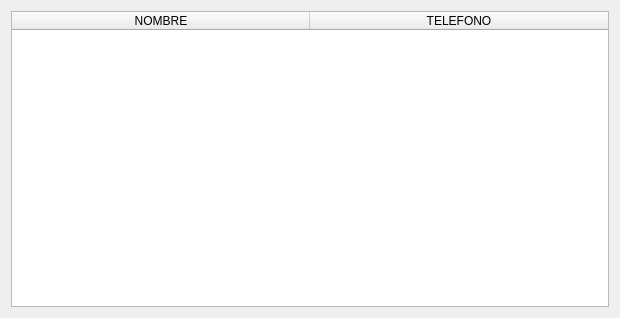
<?xml version="1.0" encoding="UTF-8"?>
<ui version="4.0">
 <class>Form</class>
 <widget class="QWidget" name="Form">
  <property name="geometry">
   <rect>
    <x>0</x>
    <y>0</y>
    <width>620</width>
    <height>318</height>
   </rect>
  </property>
  <property name="windowTitle">
   <string>Form</string>
  </property>
  <layout class="QGridLayout" name="gridLayout_2">
   <item row="1" column="1">
    <layout class="QGridLayout" name="gridLayout">
     <item row="0" column="0">
      <widget class="QTableWidget" name="Table_Clientes_encontrados">
       <attribute name="horizontalHeaderDefaultSectionSize">
        <number>298</number>
       </attribute>
       <column>
        <property name="text">
         <string>NOMBRE</string>
        </property>
       </column>
       <column>
        <property name="text">
         <string>TELEFONO</string>
        </property>
       </column>
      </widget>
     </item>
    </layout>
   </item>
  </layout>
 </widget>
 <resources/>
 <connections/>
</ui>
